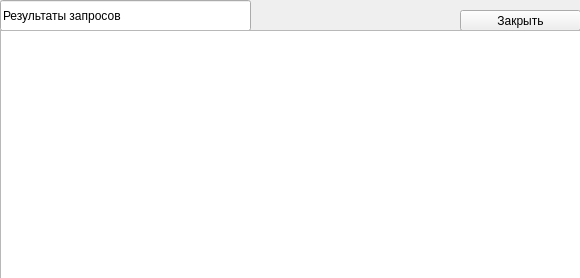
<?xml version="1.0" encoding="UTF-8"?>
<ui version="4.0">
 <class>testsresults</class>
 <widget class="QWidget" name="testsresults">
  <property name="geometry">
   <rect>
    <x>0</x>
    <y>0</y>
    <width>580</width>
    <height>278</height>
   </rect>
  </property>
  <property name="windowTitle">
   <string>Form</string>
  </property>
  <widget class="QPushButton" name="pushButton">
   <property name="geometry">
    <rect>
     <x>460</x>
     <y>10</y>
     <width>121</width>
     <height>21</height>
    </rect>
   </property>
   <property name="text">
    <string>Закрыть</string>
   </property>
  </widget>
  <widget class="QLineEdit" name="lineEdit">
   <property name="geometry">
    <rect>
     <x>0</x>
     <y>0</y>
     <width>251</width>
     <height>31</height>
    </rect>
   </property>
   <property name="text">
    <string>Результаты запросов</string>
   </property>
   <property name="readOnly">
    <bool>true</bool>
   </property>
  </widget>
  <widget class="QTextEdit" name="get_file_txt">
   <property name="geometry">
    <rect>
     <x>0</x>
     <y>30</y>
     <width>581</width>
     <height>251</height>
    </rect>
   </property>
   <property name="html">
    <string>&lt;!DOCTYPE HTML PUBLIC &quot;-//W3C//DTD HTML 4.0//EN&quot; &quot;http://www.w3.org/TR/REC-html40/strict.dtd&quot;&gt;
&lt;html&gt;&lt;head&gt;&lt;meta name=&quot;qrichtext&quot; content=&quot;1&quot; /&gt;&lt;meta charset=&quot;utf-8&quot; /&gt;&lt;style type=&quot;text/css&quot;&gt;
p, li { white-space: pre-wrap; }
&lt;/style&gt;&lt;/head&gt;&lt;body style=&quot; font-family:'Segoe UI'; font-size:9pt; font-weight:400; font-style:normal;&quot;&gt;
&lt;p style=&quot;-qt-paragraph-type:empty; margin-top:0px; margin-bottom:0px; margin-left:0px; margin-right:0px; -qt-block-indent:0; text-indent:0px;&quot;&gt;&lt;br /&gt;&lt;/p&gt;&lt;/body&gt;&lt;/html&gt;</string>
   </property>
  </widget>
 </widget>
 <resources/>
 <connections/>
</ui>
